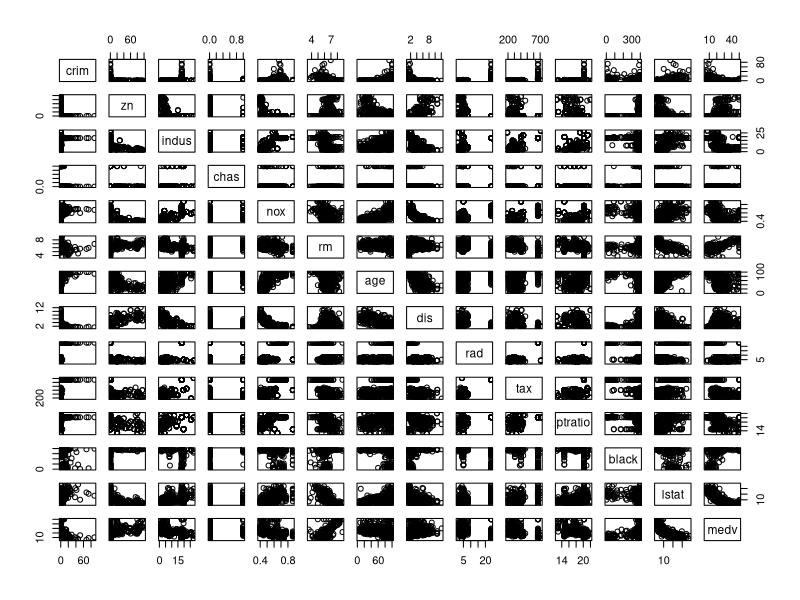
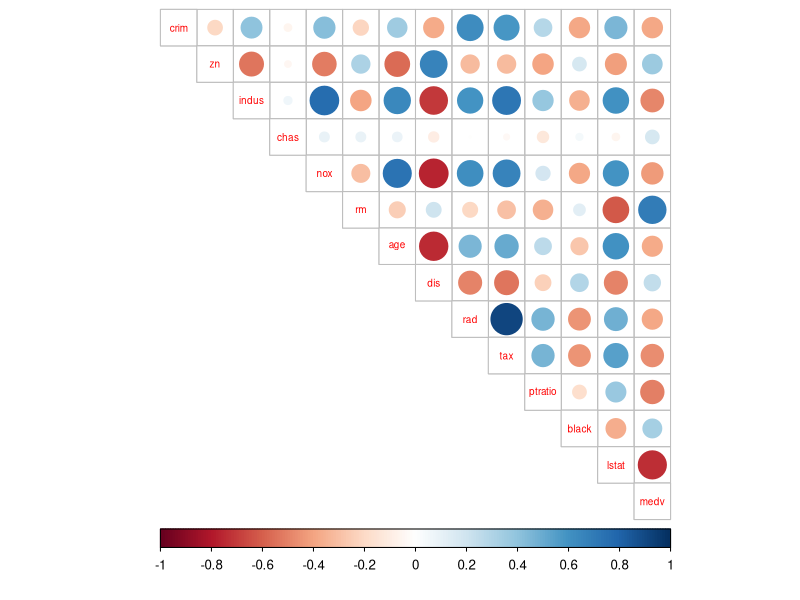
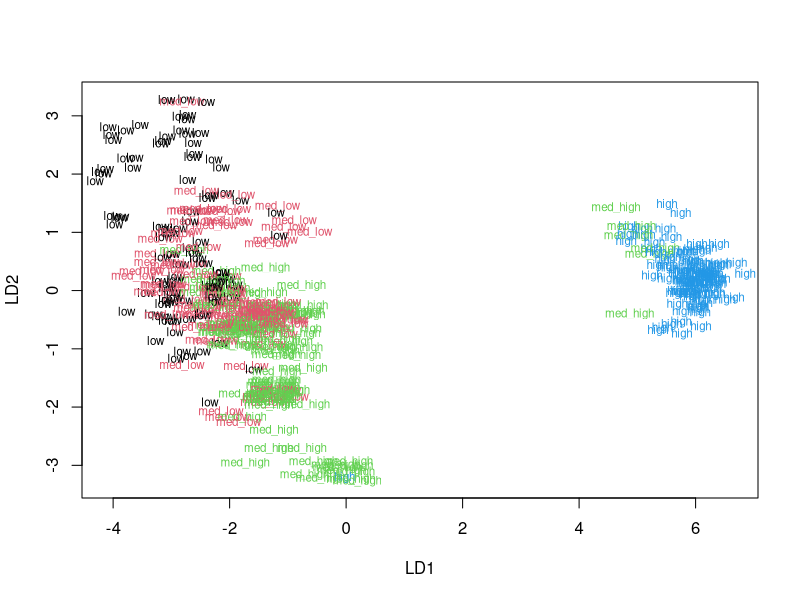
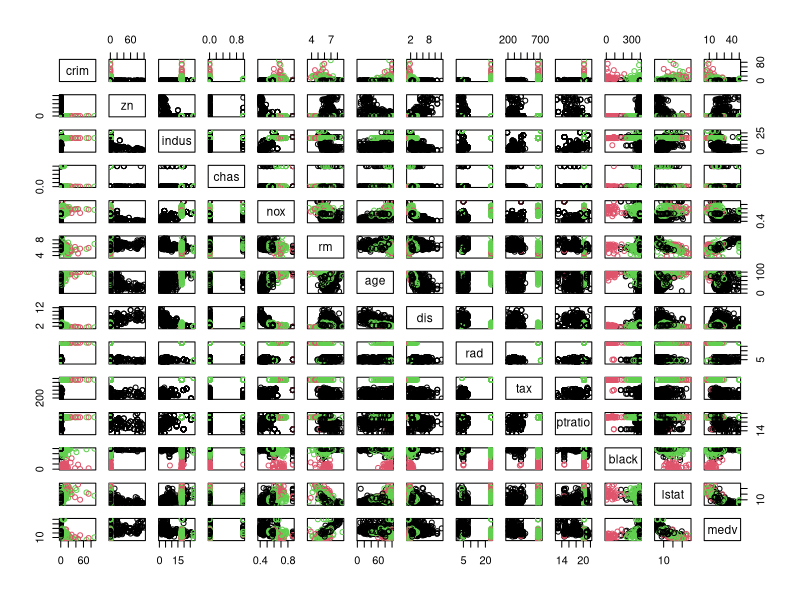
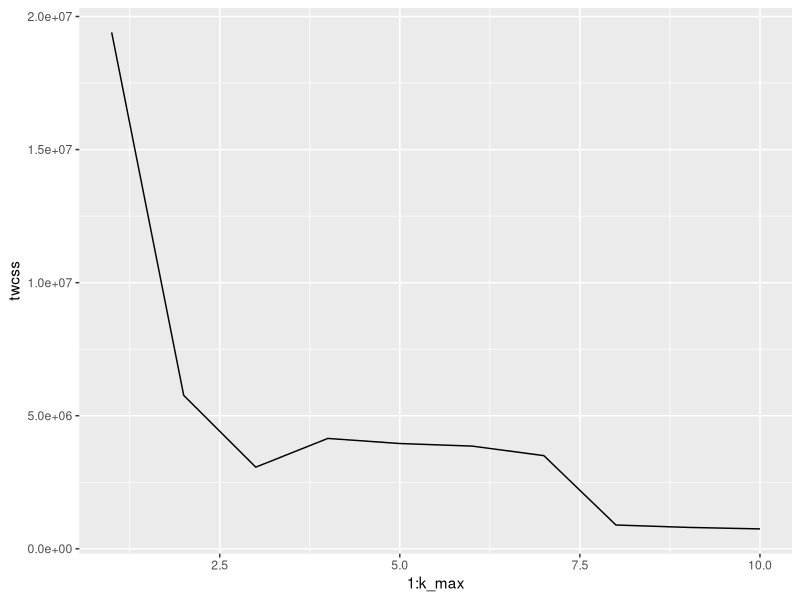
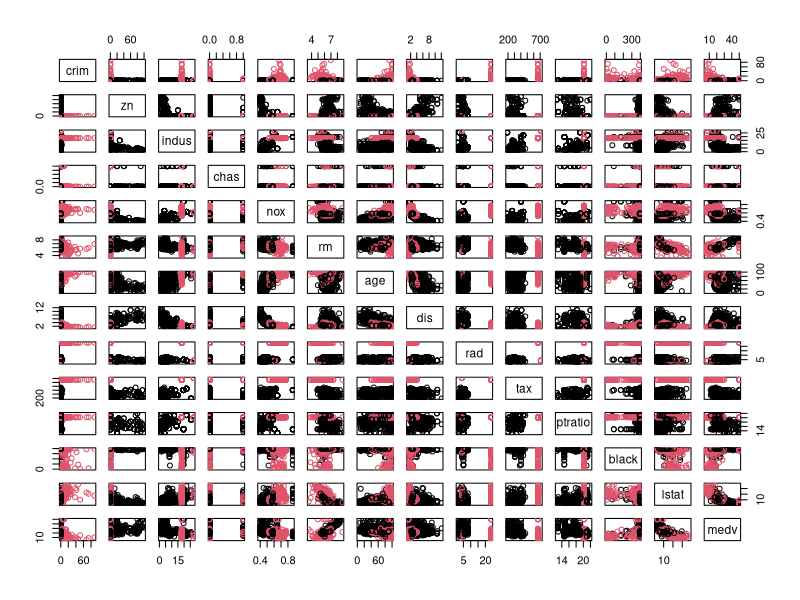
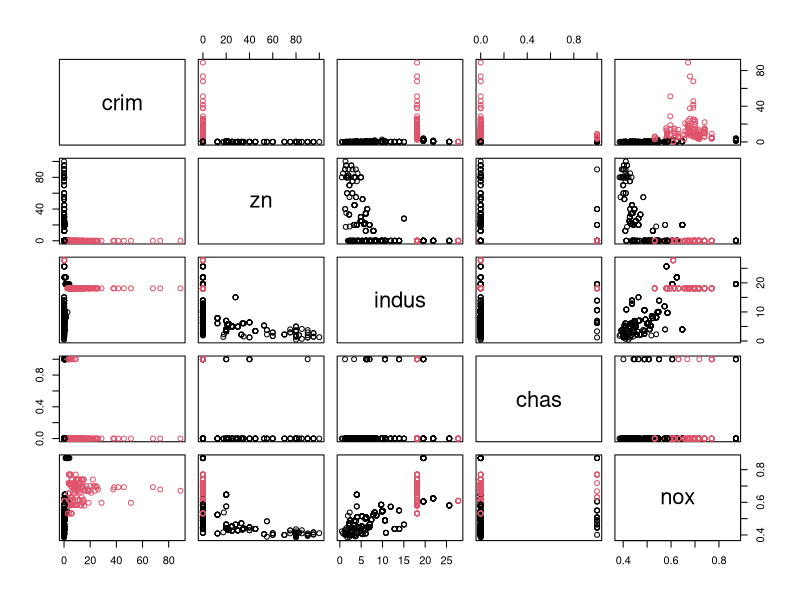
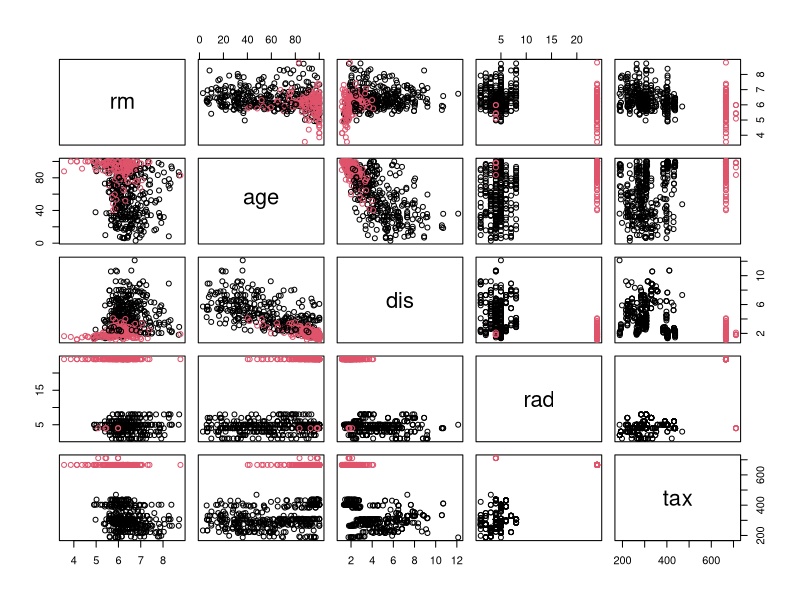

Write the R code that produced these figures, in order.
## ---- chunk 1
library(tidyverse)
library(corrplot)
library(MASS)
library(dplyr)
library(ggplot2)
str(Boston)
summary(Boston)
?Boston
## ---- chunk 2

pairs(Boston)
# calculate the correlation matrix and round it
cor_matrix<-cor(Boston) 

# print the correlation matrix
cor_matrix
cor_matrix %>% round(digits = 2)

# visualize the correlation matrix
corrplot(cor_matrix, method="circle", type = "upper", cl.pos = "b", tl.pos = "d", tl.cex = 0.6)
## ---- chunk 3
# center and standardize variables
boston_scaled <- scale(Boston)

# summaries of the scaled variables
summary(boston_scaled)

# class of the boston_scaled object
class(boston_scaled)

# change the object to data frame
boston_scaled <- as.data.frame(boston_scaled)

# create a quantile vector of crim and print it
bins <- quantile(boston_scaled$crim)
bins

# create a categorical variable 'crime'
crime <- cut(boston_scaled$crim, labels = c("low", "med_low", "med_high", "high"), breaks = c(bins), include.lowest = TRUE)

# look at the table of the new factor crime
table(crime)

# remove original crim from the dataset
boston_scaled <- dplyr::select(boston_scaled, -crim)

# add the new categorical value to scaled data
boston_scaled <- data.frame(boston_scaled, crime)

# number of rows in the Boston dataset 
n <- nrow(boston_scaled)

# choose randomly 80% of the rows
ind <- sample(n,  size = n * 0.8)

# create train set
train <- boston_scaled[ind,]

# create test set 
test <- boston_scaled[-ind,]

## ---- chunk 4
# linear discriminant analysis
lda.fit <- lda(crime ~ ., data = train)

# print the lda.fit object
lda.fit

# target classes as numeric
classes <- as.numeric(train$crime)

# plot the lda results
plot(lda.fit, dimen = 2, col = classes, pch = classes)

## ---- chunk 5
# save the correct classes from test data
correct_classes <- test$crime

# remove the crime variable from test data
test <- dplyr::select(test, -crime)

# predict classes with test data
lda.pred <- predict(lda.fit, newdata = test)

# cross tabulate the results
table(correct = correct_classes, predicted = lda.pred$class)
## ---- chunk 6
library(MASS)

# Scale the variables to get comparable distances
boston_scaled2 <- scale(Boston)

# k-means clustering
km <-kmeans(Boston, centers = 3)

# plot the Boston dataset with clusters
pairs(Boston, col = km$cluster)

set.seed(123)

# determine the number of clusters
k_max <- 10

# calculate the total within sum of squares
twcss <- sapply(1:k_max, function(k){kmeans(Boston, k)$tot.withinss})

# visualize the results
qplot(x = 1:k_max, y = twcss, geom = 'line')

# k-means clustering
km <-kmeans(Boston, centers = 2)

# plot the Boston dataset with clusters
pairs(Boston, col = km$cluster)

# plot the Boston dataset clusters in sets of 5
pairs(Boston[1:5], col = km$cluster)
pairs(Boston[6:10], col = km$cluster)
pairs(Boston[11:14], col = km$cluster)

